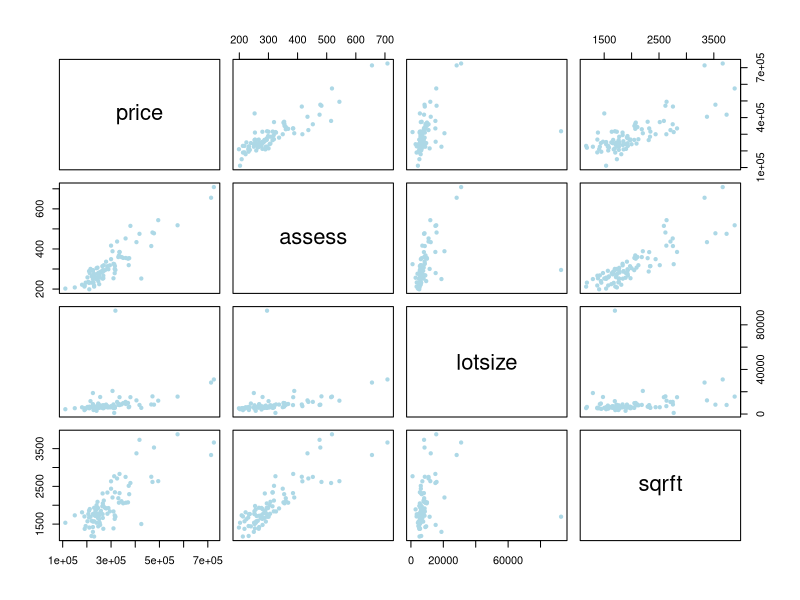
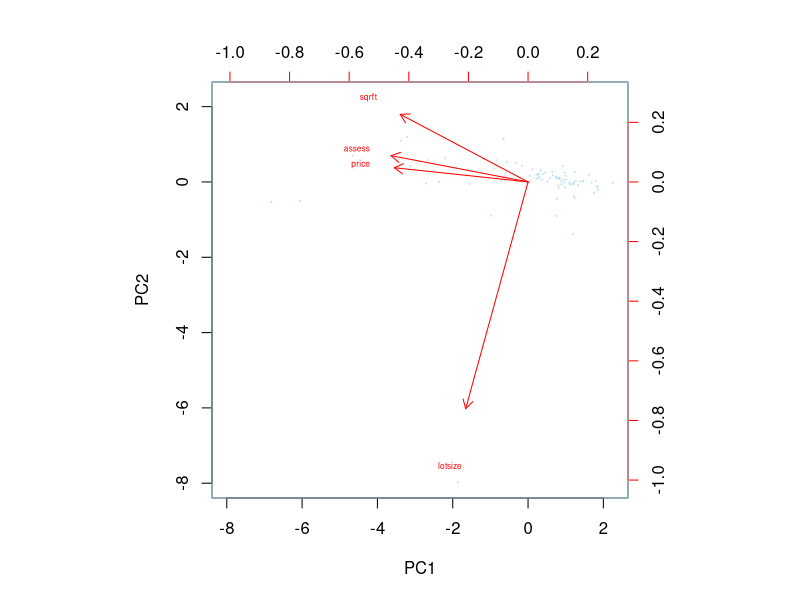
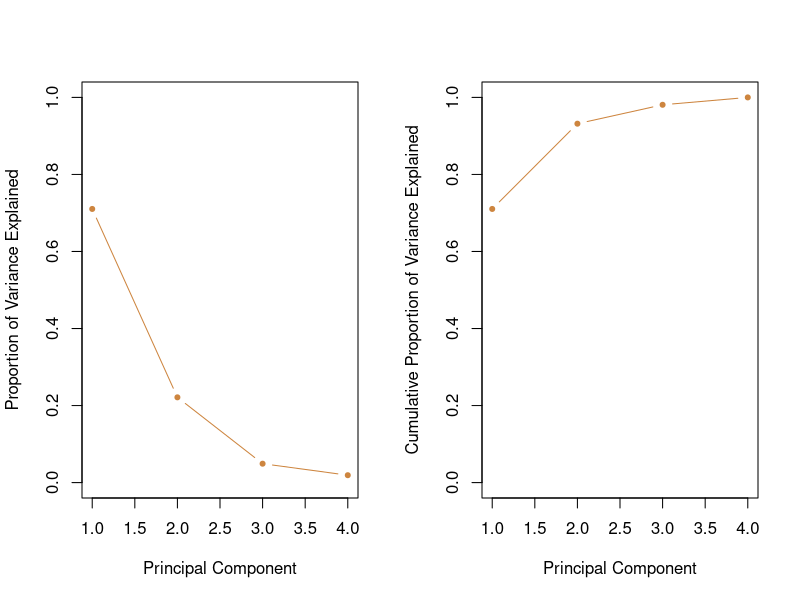

Write R code to recreate these figures, in order.
## ---- chunk 1
data=read.csv("housepriceall.csv",header=TRUE)
attach(data)
## ---- chunk 2
plot(data, pch=20, col="lightblue")
cor(data)
## ---- chunk 3
apply(data, 2, mean)
apply(data, 2, sd)
## ---- chunk 4
pr.out<-prcomp(data, scale=TRUE)
## ---- chunk 5
pr.out$center
pr.out$scale
pr.out$rotation
dim(pr.out$x)
## ---- chunk 6
biplot(pr.out, scale=0, cex=0.5, xlabs=rep("*", length(price)),
       col=c("lightblue", "red"))
## ---- chunk 7
#transforming standard deviations to variances
pr.var=pr.out$sdev^2
#pr.var
#proportion of variance explained
pve=pr.var/sum(pr.var)
#pve
#plots
par(mfrow = c(1, 2))
plot(pve,xlab="Principal Component", 
     ylab="Proportion of Variance Explained", col="peru", 
     pch=20, ylim=c(0,1),type='b')
plot(cumsum(pve),xlab="Principal Component", 
     ylab="Cumulative Proportion of Variance Explained", 
     col="peru", pch=20, ylim=c(0,1),type='b')
